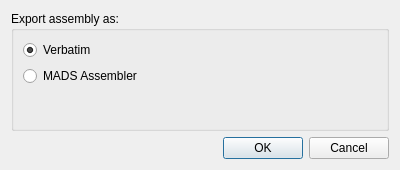
<?xml version="1.0" encoding="UTF-8"?>
<ui version="4.0">
 <class>exportAssemblyWindow</class>
 <widget class="QDialog" name="exportAssemblyWindow">
  <property name="geometry">
   <rect>
    <x>0</x>
    <y>0</y>
    <width>400</width>
    <height>170</height>
   </rect>
  </property>
  <property name="windowTitle">
   <string>Export Assembly</string>
  </property>
  <layout class="QGridLayout" name="gridLayout">
   <item row="0" column="0">
    <widget class="QGroupBox" name="groupBox">
     <property name="title">
      <string>Export assembly as:</string>
     </property>
     <layout class="QVBoxLayout" name="verticalLayout">
      <item>
       <widget class="QRadioButton" name="verbatim">
        <property name="text">
         <string>Verbatim</string>
        </property>
        <property name="checked">
         <bool>true</bool>
        </property>
       </widget>
      </item>
      <item>
       <widget class="QRadioButton" name="mads_assembler">
        <property name="text">
         <string>MADS Assembler</string>
        </property>
       </widget>
      </item>
      <item>
       <spacer name="verticalSpacer">
        <property name="orientation">
         <enum>Qt::Vertical</enum>
        </property>
        <property name="sizeHint" stdset="0">
         <size>
          <width>20</width>
          <height>40</height>
         </size>
        </property>
       </spacer>
      </item>
     </layout>
    </widget>
   </item>
   <item row="1" column="0">
    <widget class="QDialogButtonBox" name="buttonBox">
     <property name="orientation">
      <enum>Qt::Horizontal</enum>
     </property>
     <property name="standardButtons">
      <set>QDialogButtonBox::Cancel|QDialogButtonBox::Ok</set>
     </property>
    </widget>
   </item>
  </layout>
 </widget>
 <resources/>
 <connections>
  <connection>
   <sender>buttonBox</sender>
   <signal>accepted()</signal>
   <receiver>exportAssemblyWindow</receiver>
   <slot>accept()</slot>
   <hints>
    <hint type="sourcelabel">
     <x>248</x>
     <y>254</y>
    </hint>
    <hint type="destinationlabel">
     <x>157</x>
     <y>274</y>
    </hint>
   </hints>
  </connection>
  <connection>
   <sender>buttonBox</sender>
   <signal>rejected()</signal>
   <receiver>exportAssemblyWindow</receiver>
   <slot>reject()</slot>
   <hints>
    <hint type="sourcelabel">
     <x>316</x>
     <y>260</y>
    </hint>
    <hint type="destinationlabel">
     <x>286</x>
     <y>274</y>
    </hint>
   </hints>
  </connection>
 </connections>
</ui>
